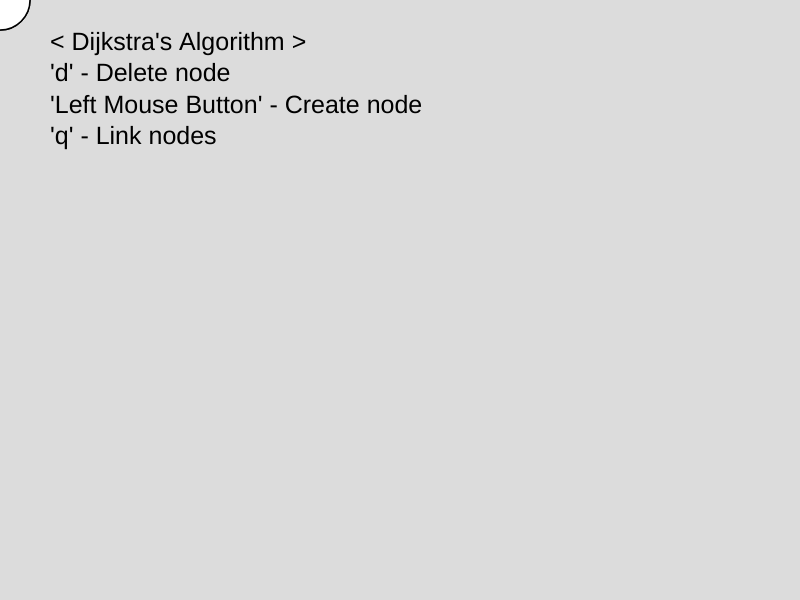
Frame 1 (no input)
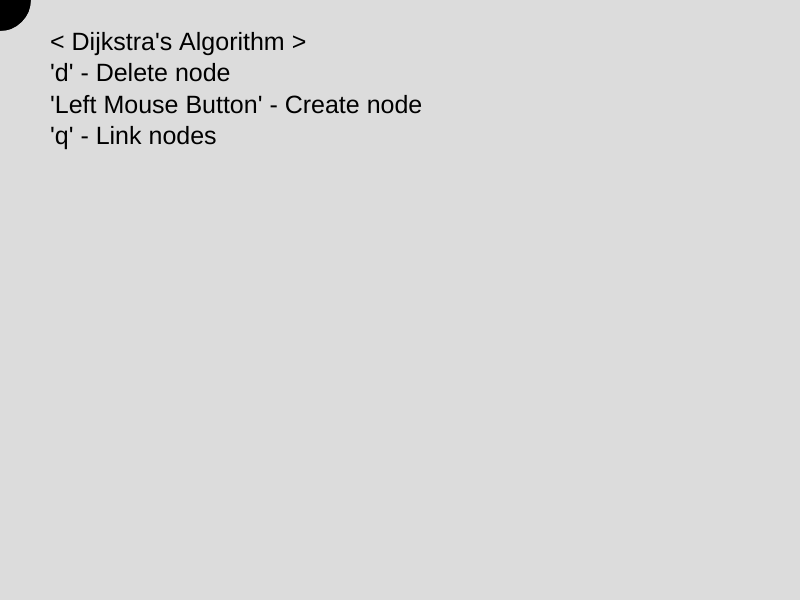
Frame 60 (no input)
Frame 120 (the mouse pressed at the canvas centre since frame 60): identical to frame 60, image omitted

The p5.js sketch that drew these frames (run headless with seeded random() and noise() and a simulated clock; from frame 60 on, the mouse is pressed at the canvas centre):

// p5.js sketch
// ── sketch.js
let objs = [];
let lines = [];
let overObj = false;
let currentObj = null;
let currentLine = null;
let linking = false;

function setup(){
    createCanvas(displayWidth, displayHeight);
	strokeWeight(1.5);
	objs.push(new Node(1, displayWidth/2, displayHeight/6));
	objs.push(new Node(2, displayWidth/2, displayHeight/6 + displayHeight/2))
}

function draw(){
 	background(220);
	
	for(let i = 0; i < lines.length; i++){
		lines[i].Display();
	}

	for(let i = objs.length - 1; i > -1; i--){
		objs[i].Display();
	}

	for(let i = 0; i < objs.length; i++){
		if(objs[i].CheckMouse()){
			overObj = true;
			currentObj = objs[i];
			break;		
		}else{
			currentObj = null;
			overObj = false;
		}
	}
	fill(0);
	textSize(25);
	text("< Dijkstra's Algorithm > \n'd' - Delete node\n'Left Mouse Button' - Create node\n'q' - Link nodes", 50, 50);
}

function mouseReleased(){
	if(!overObj && !linking){
		objs.push(new Node(0, mouseX, mouseY));
	}else{
		if(linking){	
			if(currentLine.firstNode != currentObj){
				if(currentObj != null){
					currentLine.finalPos.x = currentObj.x;
					currentLine.finalPos.y = currentObj.y;
					currentLine.secondNode = currentObj;
					//currentObj.neighbours.push(currentLine.firstNode);
					//currentLine.firstNode.neighbours.push(currentObj);
					currentObj.lines.push(currentLine);
					currentLine = null;	
					linking = false;
				}else{
					lines.pop();
					currentLine.firstNode.lines.pop();
					currentLine = null;
					linking = false;	
				}
			}
		}	
	}
}

function mouseDragged(){
	if(overObj && !linking){
		currentObj.x = mouseX;
		currentObj.y = mouseY;
		for(let i = 0; i < currentObj.lines.length; i++){
			if(currentObj.lines[i].firstNode == currentObj){
				currentObj.lines[i].initialPos.x = currentObj.x;
				currentObj.lines[i].initialPos.y = currentObj.y;
			}
			if(currentObj.lines[i].secondNode == currentObj){
				currentObj.lines[i].finalPos.x = currentObj.x;
				currentObj.lines[i].finalPos.y = currentObj.y;
			}
		}
	}
}

function keyTyped(){
	if(key === 'q'){
		if(overObj){
			if(currentObj.id != 1 && currentObj.id != 2 && currentLine == null)
			{
				linking = true;
				let line = new Line(currentObj.x, currentObj.y, mouseX, mouseY, currentObj, null);
				lines.push(line);
				currentObj.lines.push(line);
				currentLine = line;
			}
		}else{
			linking = false;
			
		}
	}
	if(key === 'd'){
		if(overObj){
			if(currentObj.id != 1 && currentObj.id != 2){
				for(let i = 0; i < currentObj.lines.length; i++){
					for(let j = 0; j < lines.length; j++){
						if(lines[j] == currentObj.lines[i]){
							lines.splice(j, 1);
						}
					}
					if(currentObj.lines[i].firstNode == currentObj){
						for(let j = 0; j < currentObj.lines[i].secondNode.lines.length; j++){
							if(currentObj.lines[i] == currentObj.lines[i].secondNode.lines[j]){
								currentObj.lines[i].secondNode.lines.splice(j, 1);
							}
						}
					}
					if(currentObj.lines[i].secondNode == currentObj){
						for(let j = 0; j < currentObj.lines[i].firstNode.lines.length; j++){
							if(currentObj.lines[i] == currentObj.lines[i].firstNode.lines[j]){
								currentObj.lines[i].firstNode.lines.splice(j, 1);
							}
						}
					}
				}
				for(let i = 0; i < objs.length; i++){
					if(objs[i] == currentObj){
						objs.splice(i, 1);
					}
				}
			}
		}	
	}
	
	if(key === 't'){
		for(let i = objs.length - 1; i > -1; i--){
			console.log(objs[i].id + objs[i].lines);
		}
	}
}

// ── line.js
class Line{
	constructor(x1, y1, x2, y2, fNode, sNode){
		this.initialPos = createVector(x1, y1);
		this.finalPos = createVector(x2, y2);
		this.firstNode = fNode;
		this.secondNode = sNode;
		this.c = color(0);
	}
	
	Distance(){
		return sqrt(pow((this.finalPos.x-this.initialPos.x), 2) + pow((this.finalPos.y - this.initialPos.y), 2));
	}
	Display(){
		textSize(15);
		text(this.Distance().toFixed(2), this.finalPos.x + (this.initialPos.x - this.finalPos.x)/2 + 10, this.finalPos.y + (this.initialPos.y - this.finalPos.y)/2 + 10)
		fill(this.c);
		line(this.initialPos.x, this.initialPos.y, this.finalPos.x, this.finalPos.y);
	}
}

// ── node.js
class Node{
	constructor(id){
		this.id = id;
		this.x = mouseX;
		this.y = mouseY;
		this.diameter = 60;
	}
	
	CheckMouse(){
		if(sqrt(pow((mouseX-this.x), 2) + pow((mouseY-this.y), 2)) <= this.diameter/2){
			return true;
		}
		return false;
	}

	Display(){
		ellipse(this.x, this.y, this.diameter, this.diameter);
	}
}
